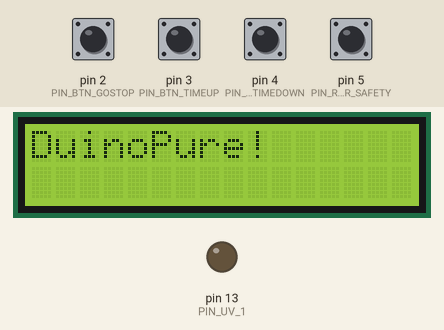
Recording of a sketch running on a simulated Arduino Uno, built with avr-gcc and run on an emulated ATmega328P. Shown: 16×2 character LCD, output pins drawn as LEDs (lit = HIGH). The inputs (shaded band) are chosen by the test bench; at power-on: pin 2 (PIN_BTN_GOSTOP), pin 3 (PIN_BTN_TIMEUP), pin 4 (PIN_BTN_TIMEDOWN), pin 5 (PIN_ROCKER_SAFETY) HIGH.

Above: at 1.2 s.
1.3 s: pin 2 (PIN_BTN_GOSTOP) pulled LOW for 0.15 s
At 1.7 s:
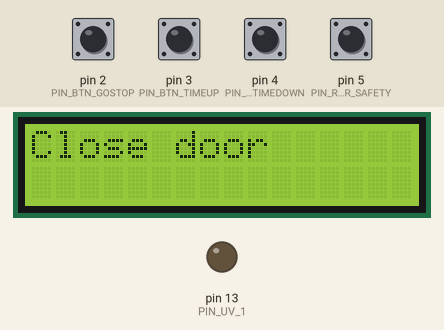
2.9 s: pin 3 (PIN_BTN_TIMEUP) pulled LOW for 0.15 s
At 3.7 s:
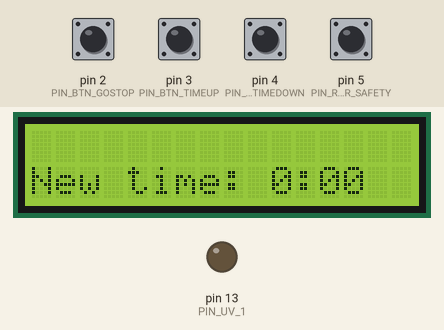
4.5 s: pin 4 (PIN_BTN_TIMEDOWN) pulled LOW for 0.15 s
At 5.6 s:
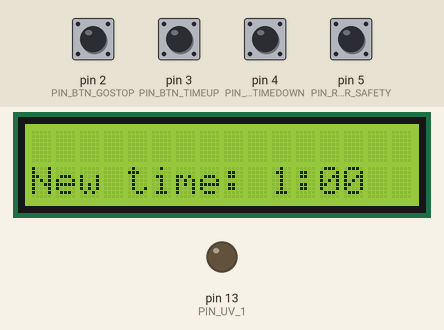
6.1 s: pin 4 (PIN_BTN_TIMEDOWN) pulled LOW for 1 s
At 6.4 s:
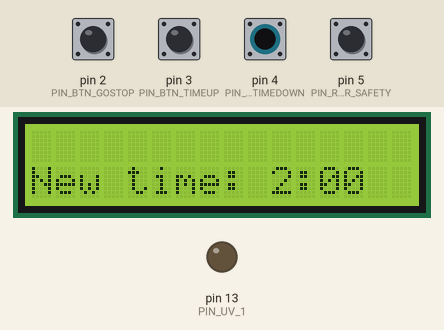
8.6 s: pin 2 (PIN_BTN_GOSTOP) pulled LOW for 1 s
At 9.0 s:
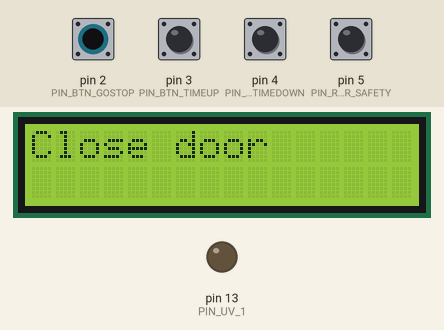
11.1 s: pin 3 (PIN_BTN_TIMEUP) pulled LOW for 1 s
At 11.7 s:
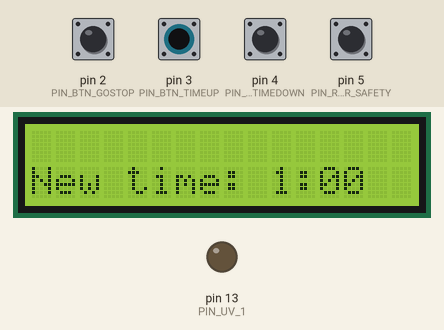
Timing chart, 0 to 14.1 s (numbered marks = the images above; inputs shaded):
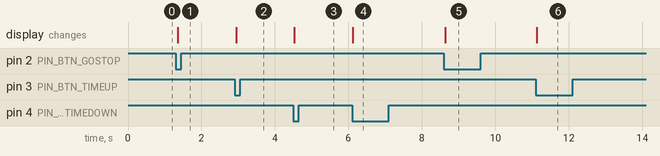

The sketch:

duinopure_sketch.ino
```cpp
#include <LiquidCrystal.h>

#define PIN_BTN_GOSTOP 2
#define PIN_BTN_TIMEUP 3
#define PIN_BTN_TIMEDOWN 4
#define PIN_ROCKER_SAFETY 5

#define PIN_UV_1 13

#define TIME_MAX 20*60
#define TIME_MIN 0

#define PRESSED LOW
#define UNPRESSED HIGH


long lastTime = millis();
int time = 0;
boolean isOn = false;

LiquidCrystal lcd(7, 8, 9, 10, 11, 12);
char lcd_buffer[20];
char time_string[16];

void lcd_print(char *string, int column, int line){
  lcd.clear();
  lcd.setCursor(column, line);
  lcd.print(string);
}

void set_pin_as_button_input(int pin){
  pinMode(pin, INPUT);
  digitalWrite(pin, HIGH);
}

int readButtonInput(int pin) {
  int val1 = digitalRead(pin);
  delay(10);
  int val2 = digitalRead(pin);
  if(val1 == val2){
    return val1;
  }
}

boolean isButtonPressedOnce(int pin, int *buttonState) {
  int button = readButtonInput(pin);
  boolean retValue = false;
  if((button != *buttonState) && (button == PRESSED)) {
    retValue =  true;
  }
  else {
    retValue = false;
  }
  *buttonState = button;
  return retValue;
}

void stop() {
  isOn = false;
  digitalWrite(PIN_UV_1, LOW);
  delay(1000);
  lcd_print("Stopped", 0, 0);
}

void start() {
  isOn = true;
  lastTime = millis();
  digitalWrite(PIN_UV_1, HIGH);
  lcd_print("Starting", 0, 0);
}

void readGoStop() {

  static int btnState = UNPRESSED;

  if(isButtonPressedOnce(PIN_BTN_GOSTOP, &btnState)){
    if(isOn == false){
      if(readButtonInput(PIN_ROCKER_SAFETY) == PRESSED){
        start();
      }
      else {
        lcd_print("Close door", 0, 0);
      }
    }
    else {
      stop();
    }
  }
}

void readSafety() {
  if(isOn) {
    if(readButtonInput(PIN_ROCKER_SAFETY) == UNPRESSED) {
      lcd_print("Door open!", 0, 1);
      stop();
    }
  }
}

void setTimeString() {
  int minutes = time/60;
  int seconds = time %60;
  sprintf(time_string, "%i:%02i", minutes, seconds);
}

void readTime() {

  static int downBtnState = UNPRESSED;
  static int upBtnState = PRESSED;

  boolean didChange = true;
  if(isButtonPressedOnce(PIN_BTN_TIMEDOWN, &downBtnState)){
    time = time + 60;
  }
  else if(isButtonPressedOnce(PIN_BTN_TIMEUP, &upBtnState)){
    time = time - 60
    ;
  }
  else {
    didChange = false;
  }

  if(time < TIME_MIN){
    time = TIME_MIN;
  }
  if(time > TIME_MAX){
    time = TIME_MAX;
  }

  if(didChange){
    setTimeString();
    sprintf(lcd_buffer, "New time: %s", time_string);
    lcd_print(lcd_buffer, 0, 1);
  }

}

void updateTime() {
  unsigned long currentTime = millis();
  if((currentTime - lastTime
  ) >= 1000){
    lastTime = currentTime;
  }
  else{
    return;
  }

  if(isOn) {
    lcd_print("Running...", 0, 0);
    time = time - 1;
    setTimeString();
    sprintf(lcd_buffer, "Time left %s", time_string);
    lcd_print(lcd_buffer, 0, 1);
    if(time <= 0) {
      time = 0;
      stop();
    }
  }
}

void setup() {
  Serial.begin(9600);
  set_pin_as_button_input(PIN_BTN_GOSTOP);
  set_pin_as_button_input(PIN_BTN_TIMEUP);
  set_pin_as_button_input(PIN_BTN_TIMEDOWN);
  set_pin_as_button_input(PIN_ROCKER_SAFETY);

  pinMode(PIN_UV_1, OUTPUT);
  digitalWrite(PIN_UV_1, LOW);

  lcd.begin(16, 2);
  lcd_print("DuinoPure!", 0, 0);
}

void loop() {
  readSafety();
  readGoStop();
  readTime();
  updateTime();
}
```

Measured:
- after the input at 1.3 s, the display: changes after 0.05 s (image 1)
- after the input at 2.9 s, the display: changes at once (image 2)
- after the input at 4.5 s, the display: changes at once (image 3)
- after the input at 6.1 s, the display: changes at once (image 4)
- after the input at 8.6 s, the display: changes at once (image 5)
- after the input at 11.1 s, the display: changes at once (image 6)
